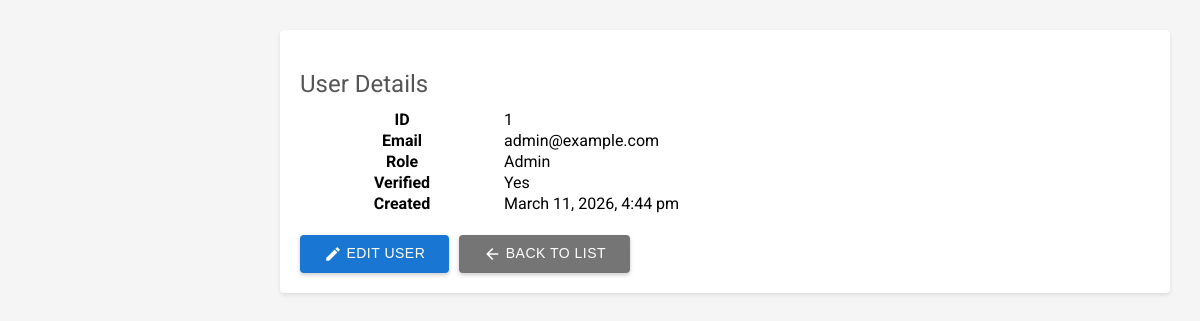
Page /users/user-view.php?user_id=1 (signed in) on the earlier database version.
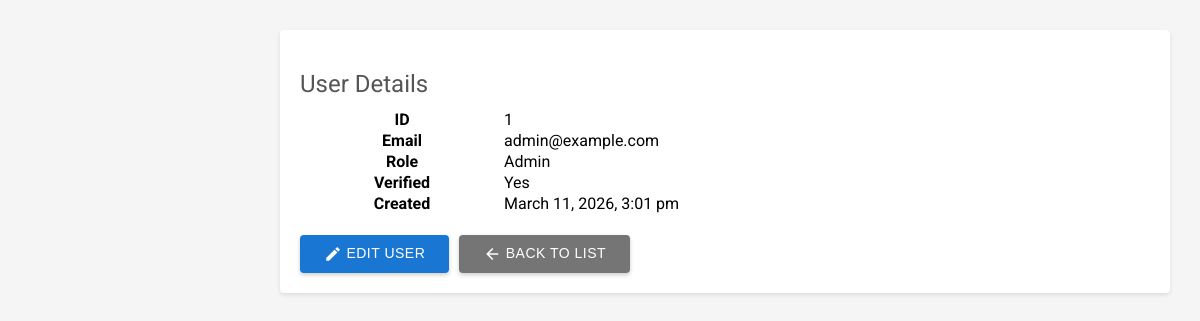
Same page on the later database version.
### tables this page shows
CREATE TABLE `users` (
  `id` int(11) NOT NULL,
  `email` varchar(255) NOT NULL,
  `password` varchar(255) NOT NULL,
  `role` enum('admin','manager','user') DEFAULT 'user',
  `is_verified` tinyint(1) DEFAULT 0,
  `verification_token` varchar(64) DEFAULT NULL,
  `email_verification_expires` datetime DEFAULT NULL,
  `created_at` timestamp NOT NULL DEFAULT current_timestamp(),
  `updated_at` timestamp NOT NULL DEFAULT current_timestamp() ON UPDATE current_timestamp()
);

### users/user-view.php (the view, shortened to what this page needs)
<?php
require_once '../config/config.php';
require_once '../config/functions.php';
$userId = $_GET['user_id'] ?? 0;
$stmt = $pdo->prepare("SELECT id, email, role, is_verified, verification_token, email_verification_expires, created_at FROM users WHERE id = ?");
$stmt->execute([$userId]);
$user = $stmt->fetch(PDO::FETCH_ASSOC);
?>
<div class="card">
    <h2>User Details</h2>
    <?php if ($user): ?>
        <table>
            <tr>
                <th style="width: 200px;">ID</th>
                <td><?php echo $user['id']; ?></td>
            </tr>
            <tr>
                <th>Email</th>
                <td><?php echo htmlspecialchars($user['email']); ?></td>
            </tr>
            <tr>
                <th>Role</th>
                <td>
                    <span class="badge badge-<?php echo $user['role']; ?>">
                        <?php echo ucfirst($user['role']); ?>
                    </span>
                </td>
            </tr>
            <tr>
                <th>Verified</th>
                <td>
                    <span class="badge badge-<?php echo $user['is_verified'] ? 'verified' : 'unverified'; ?>">
                        <?php echo $user['is_verified'] ? 'Yes' : 'No'; ?>
                    </span>
                </td>
            </tr>
            <tr>
                <th>Created</th>
                <td><?php echo date('F j, Y, g:i a', strtotime($user['created_at'])); ?></td>
            </tr>
        </table>
        <div style="margin-top: 20px; display: flex; gap: 10px;">
            <a href="user-update.php?user_id=<?php echo $user['id']; ?>">
                <button>
                    <span class="material-icons" style="vertical-align: middle; font-size: 18px;">edit</span>
                    Edit User
                </button>
            </a>
            <a href="dashboard.php">
                <button style="background: #757575;">
                    <span class="material-icons" style="vertical-align: middle; font-size: 18px;">arrow_back</span>
                    Back to List
                </button>
            </a>
        </div>
    <?php else: ?>
        <div class="error">User not found.</div>
    <?php endif; ?>
</div>

Differences in the rows shown:
changed users "admin@example.com": created_at "March 11, 2026, 4:44 pm" → "March 11, 2026, 3:01 pm"
